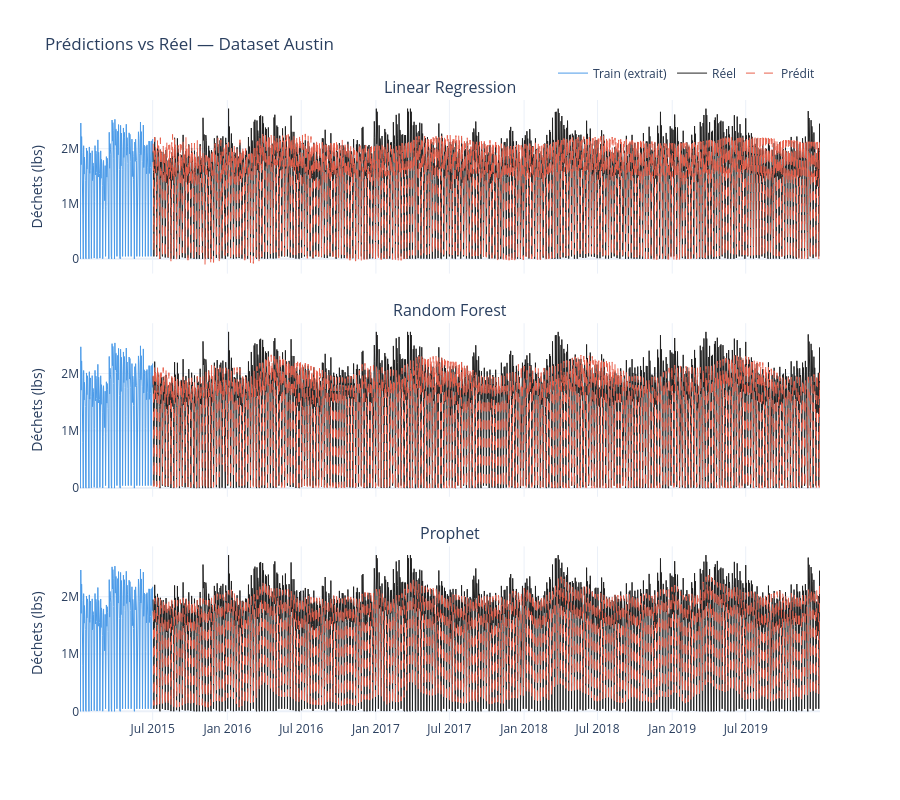

Notebook code for this chart:
### Code cell
# ---- Visualisation des prédictions ----
preds = [('Linear Regression', lr_pred), ('Random Forest', rf_pred), ('Prophet', prophet_pred)]
train_tail = train[-180:]

fig = make_subplots(rows=3, cols=1, shared_xaxes=True,
                    subplot_titles=[name for name, _ in preds],
                    vertical_spacing=0.08)

colors = {'Réel': '#222222', 'Train (extrait)': '#4C9BE8', 'Prédit': '#E8604C'}

for i, (name, pred) in enumerate(preds, start=1):
    # Train
    fig.add_trace(go.Scatter(
        x=train_tail.time_index, y=train_tail.values().flatten(),
        name='Train (extrait)', line=dict(color=colors['Train (extrait)'], width=1),
        legendgroup='train', showlegend=(i == 1)
    ), row=i, col=1)
    # Réel
    fig.add_trace(go.Scatter(
        x=test.time_index, y=test.values().flatten(),
        name='Réel', line=dict(color=colors['Réel'], width=1),
        legendgroup='reel', showlegend=(i == 1)
    ), row=i, col=1)
    # Prédit
    fig.add_trace(go.Scatter(
        x=pred.time_index, y=pred.values().flatten(),
        name='Prédit', line=dict(color=colors['Prédit'], width=1, dash='dash'),
        legendgroup='pred', showlegend=(i == 1)
    ), row=i, col=1)

fig.update_layout(
    height=800,
    title_text='Prédictions vs Réel — Dataset Austin',
    template='plotly_white',
    legend=dict(orientation='h', yanchor='bottom', y=1.02, xanchor='right', x=1)
)
fig.update_yaxes(title_text='Déchets (lbs)')
fig.show()

### Figure 1 — Plotly figure (JSON) as saved in the notebook; plotly's stock layout.template omitted (floating-point values rounded to 4 significant figures; data arrays with more than 128 entries replaced by an {"elided": "..."} marker saying what was removed)
{"data": [{"legendgroup": "train", "line": {"color": "#4C9BE8", "width": 1}, "name": "Train (extrait)", "showlegend": true, "type": "scatter", "x": {"elided": "180 str values"}, "xaxis": "x", "y": {"elided": "180 float values"}, "yaxis": "y"}, {"legendgroup": "reel", "line": {"color": "#222222", "width": 1}, "name": "Réel", "showlegend": true, "type": "scatter", "x": {"elided": "1644 str values"}, "xaxis": "x", "y": {"elided": "1644 float values"}, "yaxis": "y"}, {"legendgroup": "pred", "line": {"color": "#E8604C", "dash": "dash", "width": 1}, "name": "Prédit", "showlegend": true, "type": "scatter", "x": {"elided": "1644 str values"}, "xaxis": "x", "y": {"elided": "1644 float values"}, "yaxis": "y"}, {"legendgroup": "train", "line": {"color": "#4C9BE8", "width": 1}, "name": "Train (extrait)", "showlegend": false, "type": "scatter", "x": {"elided": "180 str values"}, "xaxis": "x2", "y": {"elided": "180 float values"}, "yaxis": "y2"}, {"legendgroup": "reel", "line": {"color": "#222222", "width": 1}, "name": "Réel", "showlegend": false, "type": "scatter", "x": {"elided": "1644 str values"}, "xaxis": "x2", "y": {"elided": "1644 float values"}, "yaxis": "y2"}, {"legendgroup": "pred", "line": {"color": "#E8604C", "dash": "dash", "width": 1}, "name": "Prédit", "showlegend": false, "type": "scatter", "x": {"elided": "1644 str values"}, "xaxis": "x2", "y": {"elided": "1644 float values"}, "yaxis": "y2"}, {"legendgroup": "train", "line": {"color": "#4C9BE8", "width": 1}, "name": "Train (extrait)", "showlegend": false, "type": "scatter", "x": {"elided": "180 str values"}, "xaxis": "x3", "y": {"elided": "180 float values"}, "yaxis": "y3"}, {"legendgroup": "reel", "line": {"color": "#222222", "width": 1}, "name": "Réel", "showlegend": false, "type": "scatter", "x": {"elided": "1644 str values"}, "xaxis": "x3", "y": {"elided": "1644 float values"}, "yaxis": "y3"}, {"legendgroup": "pred", "line": {"color": "#E8604C", "dash": "dash", "width": 1}, "name": "Prédit", "showlegend": false, "type": "scatter", "x": {"elided": "1644 str values"}, "xaxis": "x3", "y": {"elided": "1644 float values"}, "yaxis": "y3"}], "layout": {"annotations": [{"font": {"size": 16}, "showarrow": false, "text": "Linear Regression", "x": 0.5, "xanchor": "center", "xref": "paper", "y": 1, "yanchor": "bottom", "yref": "paper"}, {"font": {"size": 16}, "showarrow": false, "text": "Random Forest", "x": 0.5, "xanchor": "center", "xref": "paper", "y": 0.64, "yanchor": "bottom", "yref": "paper"}, {"font": {"size": 16}, "showarrow": false, "text": "Prophet", "x": 0.5, "xanchor": "center", "xref": "paper", "y": 0.28, "yanchor": "bottom", "yref": "paper"}], "height": 800, "legend": {"orientation": "h", "x": 1, "xanchor": "right", "y": 1.02, "yanchor": "bottom"}, "title": {"text": "Prédictions vs Réel — Dataset Austin"}, "xaxis": {"anchor": "y", "domain": [0, 1], "matches": "x3", "showticklabels": false}, "xaxis2": {"anchor": "y2", "domain": [0, 1], "matches": "x3", "showticklabels": false}, "xaxis3": {"anchor": "y3", "domain": [0, 1]}, "yaxis": {"anchor": "x", "domain": [0.72, 1], "title": {"text": "Déchets (lbs)"}}, "yaxis2": {"anchor": "x2", "domain": [0.36, 0.64], "title": {"text": "Déchets (lbs)"}}, "yaxis3": {"anchor": "x3", "domain": [0, 0.28], "title": {"text": "Déchets (lbs)"}}}}
